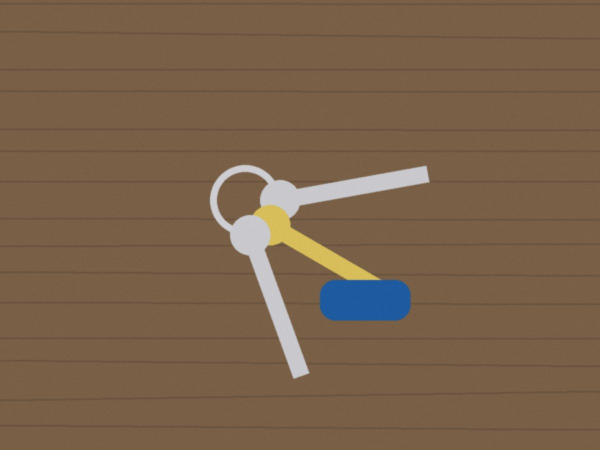
#> input picture tool/training_video/photos/keys.jpg, 1200 x 900 px (shown at 1/2 size)
$ python -i make_video.py   (imports and definitions only)
#> lines starting #> are read from the running program, lines starting #| are printed output that depends on the picture; after the words box and inside, x2 and y2 are one past the last pixel; in counts of white or black regions, pixels touching at a corner belong together
#!/usr/bin/env python3
"""Builds the Burghood demo video from tool/demo_video/scenes.json.

Each scene is a phone screen (or a title card) beside its caption, voiced
with macOS text to speech and timed to the voice. Writes, under
Images/demo-video/:
  burghood-demo.mp4   1920x1080, H.264 + AAC, with soft English subtitles
  burghood-demo.srt   the subtitles on their own
and docs/marketing/demo-video-script.md, the script to read or re-record.

Run from the repo root after `flutter test tool/demo_video --update-goldens`:
  python3 tool/demo_video/make_video.py [--voice Samantha] [--rate 175]
Needs ffmpeg, Pillow and the macOS `say` command.
"""
import argparse
import json
import shutil
import subprocess
import tempfile
from pathlib import Path

from PIL import Image, ImageDraw, ImageFilter, ImageFont

ROOT = Path(__file__).resolve().parents[2]
OUT = ROOT / 'Images' / 'demo-video'
W, H = 1920, 1080
NAVY = (27, 79, 134)
ORANGE = (244, 123, 32)
INK = (26, 32, 44)
MUTED = (74, 85, 104)
BG_TOP = (247, 249, 253)
BG_BOTTOM = (220, 230, 245)
PAD_AFTER_VOICE = 0.9  # Seconds of quiet after each line.
FADE = 0.35


# [33 lines left out: functions font, background, wrap, not called in this run]


def phone(image_path, height=960):
    """The screenshot in a rounded phone frame with a soft shadow."""
#> called with image_path = '../training_video/photos/keys.jpg', height = 960
    shot = Image.open(image_path).convert('RGB')
#> shot is the input picture: PIL image 1200x900 RGB; mean R, G, B 122, 98.1, 74.7
    w = round(shot.width * height / shot.height)
#> w = 1280
    shot = shot.resize((w, height), Image.LANCZOS)
#> shot: PIL image 1280x960 RGB
    radius, border = 44, 14
    frame = Image.new('RGBA', (w + 2 * border, height + 2 * border), (0, 0, 0, 0))
#> frame: PIL image 1308x988 RGBA; every value is 0
    ImageDraw.Draw(frame).rounded_rectangle(
        [0, 0, frame.width - 1, frame.height - 1], radius + border, fill=(20, 24, 32, 255))
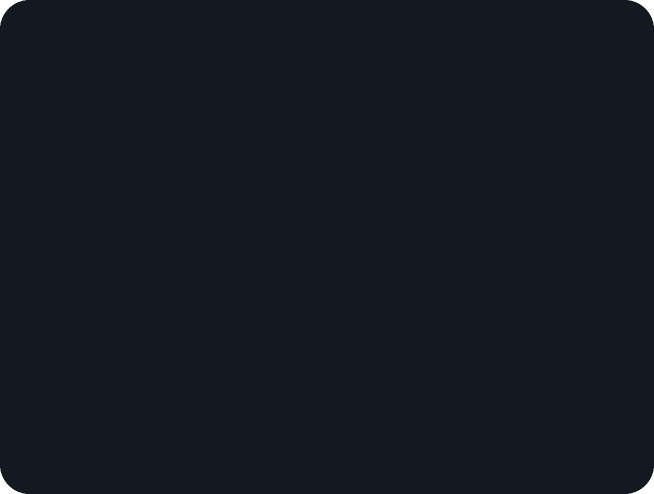
#> frame: PIL image 1308x988 RGBA (shown at 1/2 size); mean R, G, B, A 20, 23.9, 31.9, 254.4; transparent parts drawn white
    mask = Image.new('L', shot.size, 0)
#> mask: PIL image 1280x960 L; every value is 0
    ImageDraw.Draw(mask).rounded_rectangle([0, 0, w - 1, height - 1], radius, fill=255)
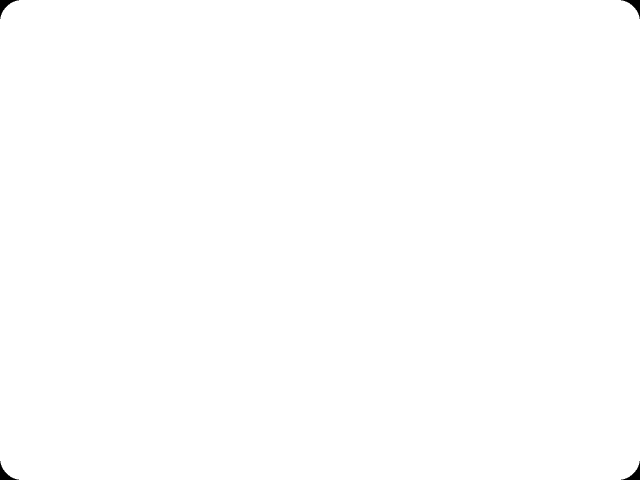
#> mask: PIL image 1280x960 L (shown at 1/2 size); 99.9% white; 4 black regions, box (x1, y1, x2, y2) and area: (0, 0, 38, 38) 427, (1242, 0, 1280, 38) 427, (0, 922, 38, 960) 427, (1242, 922, 1280, 960) 427
    frame.paste(shot, (border, border), mask)
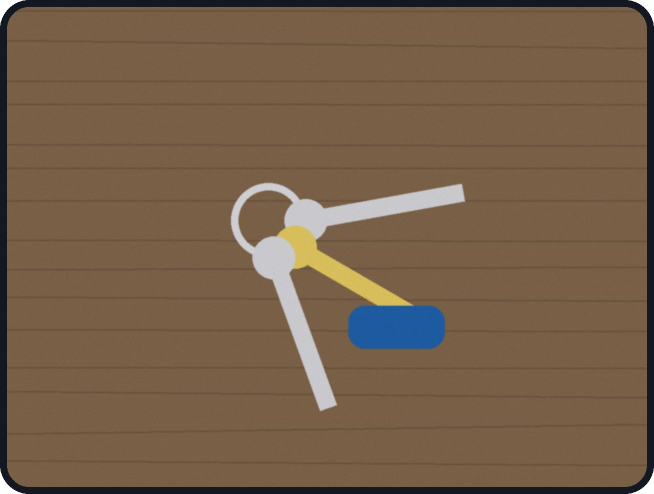
#> frame: PIL image 1308x988 RGBA (shown at 1/2 size); mean R, G, B, A 116.8, 94.3, 72.5, 254.4; transparent parts drawn white
    shadow = Image.new('RGBA', (frame.width + 80, frame.height + 80), (0, 0, 0, 0))
#> shadow: PIL image 1388x1068 RGBA; every value is 0
    ImageDraw.Draw(shadow).rounded_rectangle(
        [40, 50, frame.width + 40, frame.height + 40], radius + border, fill=(0, 0, 0, 90))
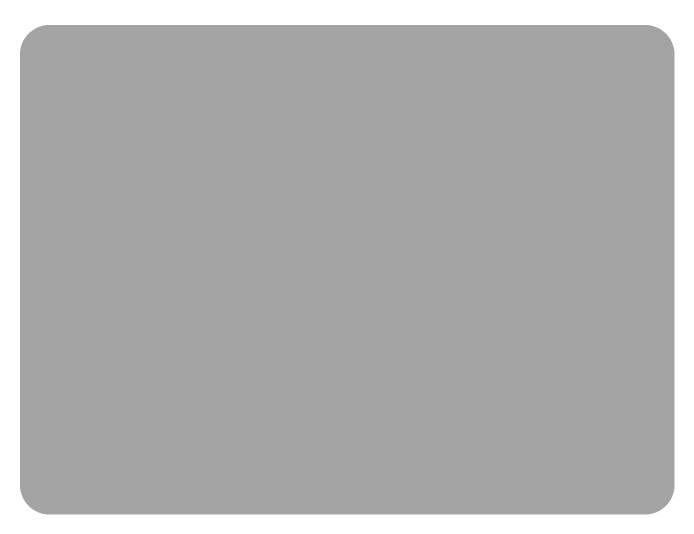
#> shadow: PIL image 1388x1068 RGBA (shown at 1/2 size); mean R, G, B, A 0, 0, 0, 77.6; transparent parts drawn white
    shadow = shadow.filter(ImageFilter.GaussianBlur(24))
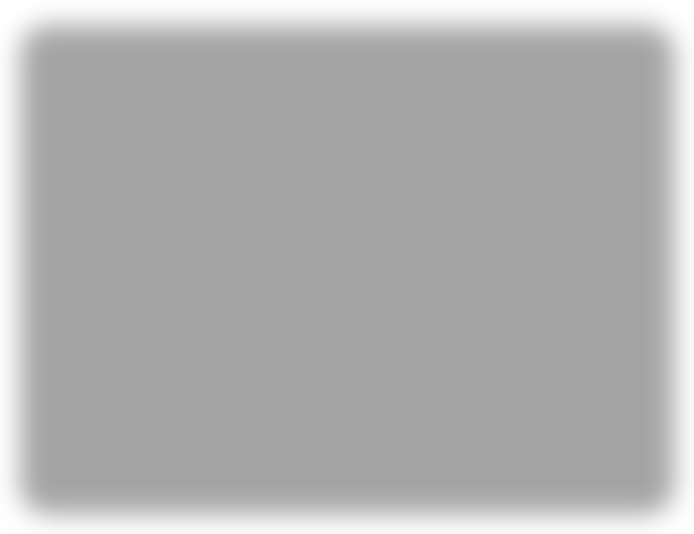
#> shadow: PIL image 1388x1068 RGBA (shown at 1/2 size); mean R, G, B, A 0, 0, 0, 77.6; transparent parts drawn white
    shadow.paste(frame, (40, 40), frame)
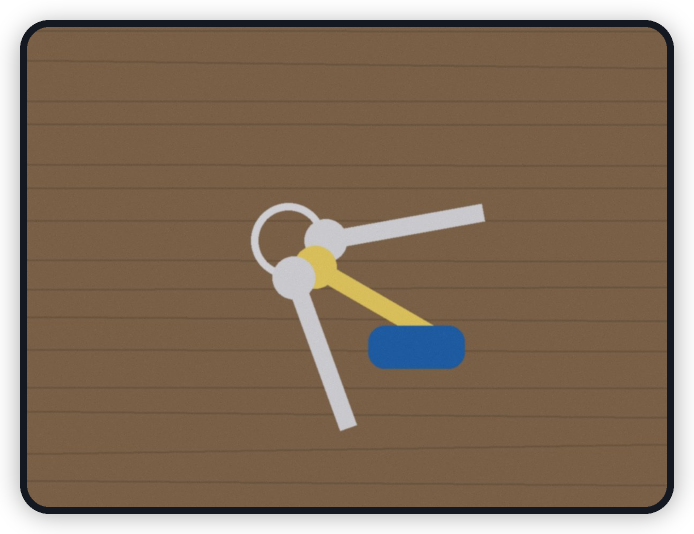
#> shadow: PIL image 1388x1068 RGBA (shown at 1/2 size); mean R, G, B, A 101.9, 82.2, 63.2, 224.1; transparent parts drawn white
    return shadow


# [43 lines left out: function slide, not called in this run]


def run(cmd):
    subprocess.run(cmd, check=True, stdout=subprocess.DEVNULL, stderr=subprocess.PIPE)


# [5 lines left out: function duration, not called in this run]


def stamp(t):
    ms = round(t * 1000)
    return f'{ms // 3600000:02d}:{ms // 60000 % 60:02d}:{ms // 1000 % 60:02d},{ms % 1000:03d}'


# [68 lines left out: function main, not called in this run]


# [2 lines not run here, left out]

>>> result = phone('../training_video/photos/keys.jpg')
